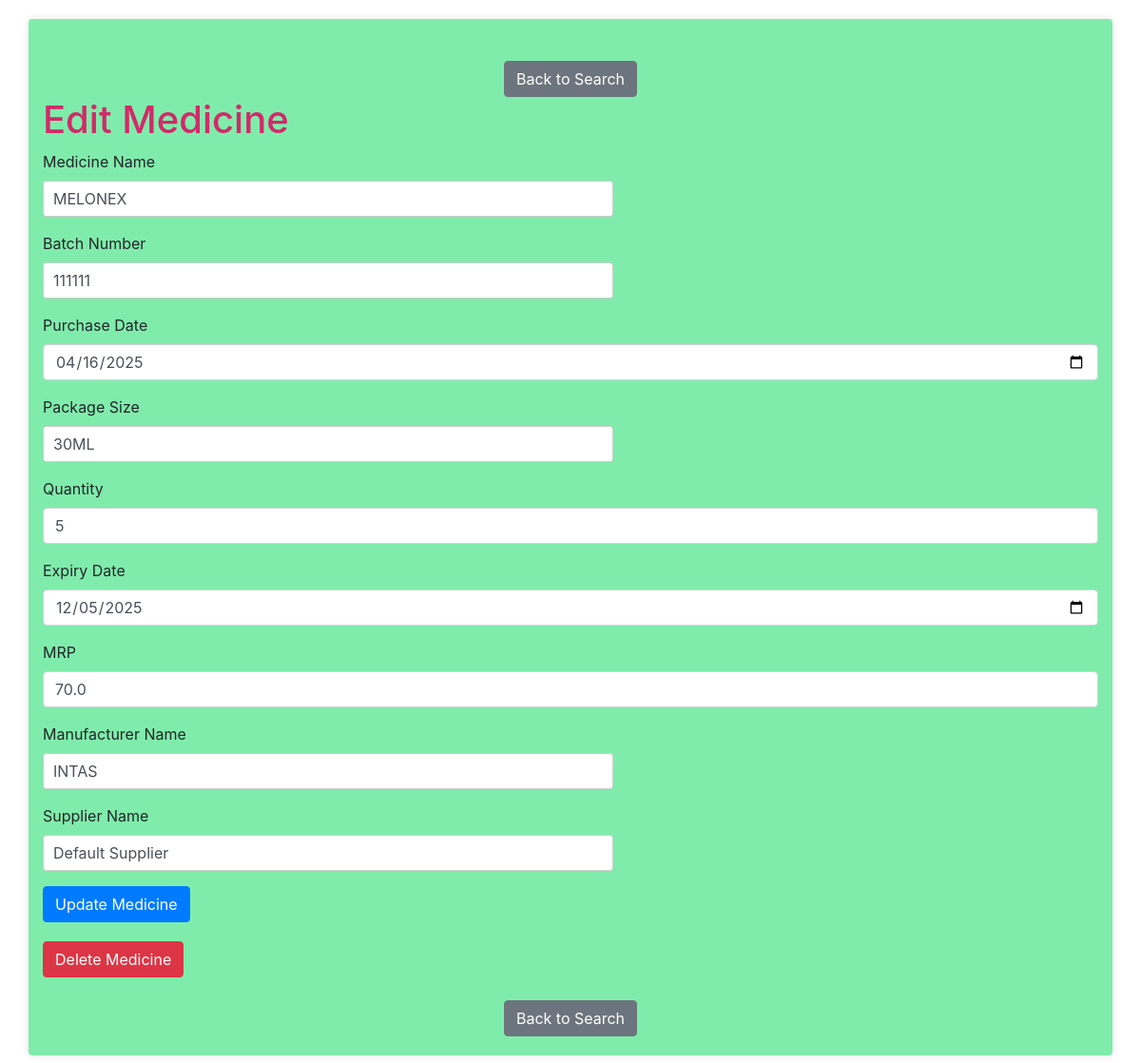
Page /edit_medicine/3 on the committed database.
### app.py (models this page shows)
class Medicine(db.Model):
    __tablename__ = 'medicine'
    id = db.Column(db.Integer, primary_key=True)
    purchase_date = db.Column(db.Date, nullable=False)
    batch_number = db.Column(db.String(50), nullable=False)
    name = db.Column(db.String(100), nullable=False, index=True)
    manufacturer = db.Column(db.String(100), nullable=False)
    pkg_size = db.Column(db.String(50), nullable=True)
    expiry_date = db.Column(db.Date, nullable=False)
    quantity = db.Column(db.Integer, nullable=False)
    supplier_name = db.Column(db.String(100), nullable=False)
    mrp = db.Column(db.Float, nullable=False)

### app.py (the view, shortened to what this page needs)
@app.route('/edit_medicine/<int:id>', methods=['GET', 'POST'])
def edit_medicine(id):
    medicine = Medicine.query.get_or_404(id)
    return render_template('edit_medicine.html', medicine=medicine)

### templates/edit_medicine.html (shortened to what this page needs)
{% extends "base.html" %}
{% block content %}
<div class="text-center mt-4">
    <a href="{{ url_for('search') }}" class="btn btn-secondary">Back to Search</a>
  </div>
  <h1>Edit Medicine</h1>
  <form action="{{ url_for('edit_medicine', id=medicine.id) }}" method="POST">
    <div class="form-group">
      <label for="medicine_name">Medicine Name</label>
      <input type="text" id="medicine_name" name="medicine_name" class="form-control" value="{{ medicine.name }}" required>
    </div>
    <div class="form-group">
      <label for="batch_number">Batch Number</label>
      <input type="text" id="batch_number" name="batch_number" class="form-control" value="{{ medicine.batch_number }}" required>
    </div>
    <div class="form-group">
      <label for="purchase_date">Purchase Date</label>
      <input type="date" id="purchase_date" name="purchase_date" class="form-control" value="{{ medicine.purchase_date.strftime('%Y-%m-%d') }}" required>
    </div>
    <div class="form-group">
      <label for="pkg_size">Package Size</label>
      <input type="text" id="pkg_size" name="pkg_size" class="form-control" value="{{ medicine.pkg_size }}">
    </div>
    <div class="form-group">
      <label for="quantity">Quantity</label>
      <input type="number" id="quantity" name="quantity" class="form-control" value="{{ medicine.quantity }}" required>
    </div>
    <div class="form-group">
      <label for="expiry_date">Expiry Date</label>
      <input type="date" id="expiry_date" name="expiry_date" class="form-control" value="{{ medicine.expiry_date.strftime('%Y-%m-%d') }}" required>
    </div>
    <div class="form-group">
      <label for="mrp">MRP</label>
      <input type="number" id="mrp" name="mrp" class="form-control" step="0.01" value="{{ medicine.mrp }}" required>
    </div>
    <div class="form-group">
      <label for="manufacturer">Manufacturer Name</label>
      <input type="text" id="manufacturer" name="manufacturer" class="form-control" value="{{ medicine.manufacturer }}" required>
    </div>
    <div class="form-group">
      <label for="supplier">Supplier Name</label>
      <input type="text" id="supplier" name="supplier_name" class="form-control" value="{{ medicine.supplier_name }}" required>
    </div>
    <button type="submit" class="btn btn-primary">Update Medicine</button>
  </form>
 <form action="{{ url_for('delete_medicine', id=medicine.id) }}" method="POST" style="margin-top: 20px;" onsubmit="return confirm('Are you sure you want to delete this medicine?');">
    <button type="submit" class="btn btn-danger">Delete Medicine</button>
  </form>
  <div class="text-center mt-4">
    <a href="{{ url_for('search') }}" class="btn btn-secondary">Back to Search</a>
  </div>
{% endblock %}

### static/css/style.css (style rules this page uses)
* { margin: 0; padding: 0; box-sizing: border-box; }
body { background-color: #f4f4f4; font-family: Arial, sans-serif; color: #26f70a; line-height: 1.6; padding: 20px; }
h1, h2, h3 { margin-bottom: 15px; color: #d12a6a; }
h1 { font-size: 2rem; margin-bottom: 20px; }
form { margin-bottom: 20px; }
form input[type="text"] { width: 100%; max-width: 600px; padding: 10px; font-size: 1rem; border: 1px solid #ccc; border-radius: 3px; margin-bottom: 10px; }
form button { padding: 10px 20px; background-color: #f8e10e; border: none; color: #fff; border-radius: 3px; cursor: pointer; }
.btn { padding: 6px 12px; background-color: #007bff; color: #fff; text-decoration: none; border: none; border-radius: 3px; cursor: pointer; }

### rows in the picture
Medicine: medicine_name "MELONEX", batch_number "111111", purchase_date "04/16/2025", pkg_size "30ML", quantity "5", expiry_date "12/05/2025", mrp "70.0", manufacturer "INTAS", supplier_name "Default Supplier"
